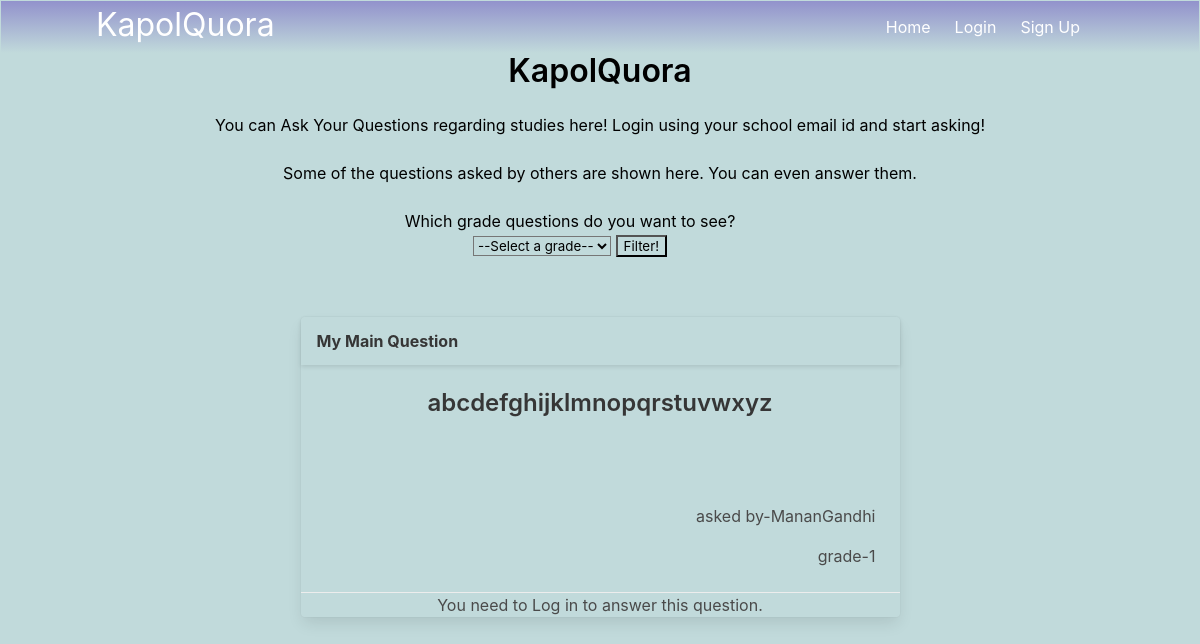
Before: / with the older database file.
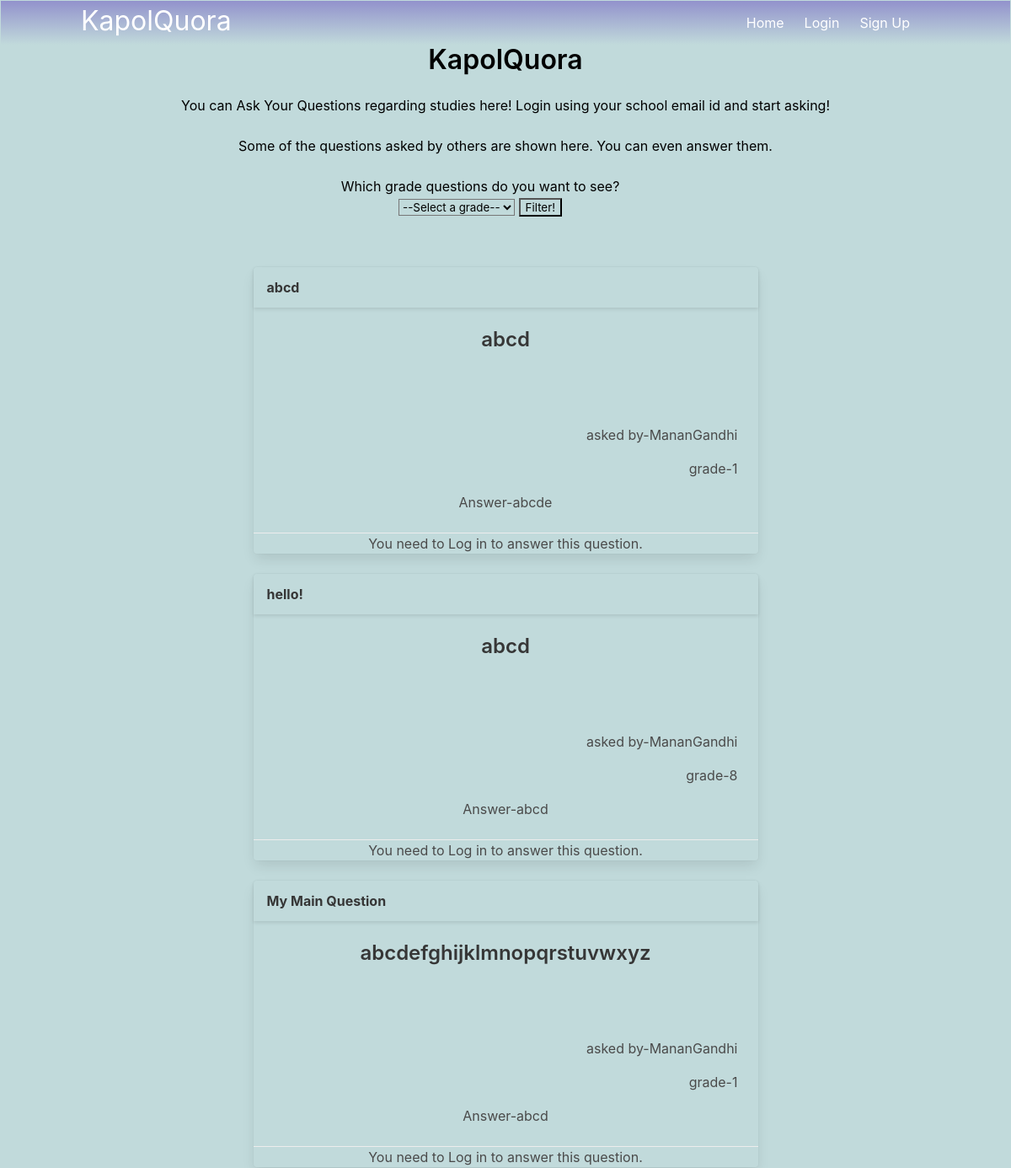
After: the same page with the newer database file.
### models.py (models this page shows)
class Questions(db.Model):
    sno=db.Column(db.Integer, primary_key=True)
    question=db.Column(db.String(1000))
    description=db.Column(db.String(100000))
    author=db.Column(db.String(1000))
    std=db.Column(db.Integer())
    answer=db.Column(db.String(100000))

### main.py (the view)
@main.route('/')
def index():
    return render_template('index.html', data=Questions.query.all()[::-1])

### templates/index.html (shortened to what this page needs)
{% extends "base.html" %}
{% block content %}
<div style="position:relative; top:0%; text-align: center;">
<h1 class="title" style="color:black">KapolQuora</h1>
<h2 style="color:black">You can Ask Your Questions regarding studies here! Login using your school email id and start asking!</h2><br>
<h5 style="color:black">Some of the questions asked by others are shown here. You can even answer them.</h5><br>
<form action="/" method="POST">
<div style="margin:auto; padding-right:5%; padding-bottom: 3%;">
  <p style="color:black">Which grade questions do you want to see?</p>
    <select id="std" name="std" style="background-color: transparent">
        <option disabled selected>--Select a grade--</option>
    </select>
    <input style="background-color: transparent;" type="submit" value="Filter!">
</div>
</form>
{% if data %}
{% for x in data %}
<br>
<div class="card" style="text-align: center; margin:auto; width: 50%; background-color: transparent;">
    <div class="card-header" style="align-content: center;">
      <p class="card-header-title" style="align-content: center;">
        {{x.question}}
      </p>
    </div>
    <div class="card-content">
      <div class="content">
            <h3>{{x.description}}</h3>
        <br><br><br>
            <p style="text-align:end">asked by-{{x.author}}</p>
            <p style="text-align:end">grade-{{x.std}}</p>
            {% if x.answer %}
              <p>Answer-{{x.answer}}</p>
            {% endif %}
      </div>
    </div>
    {% if current_user.is_authenticated and x.answer %}
    {% elif current_user.is_authenticated %}
    <footer class="card-footer" id="answers-area-{{x.sno}}"><button onclick="answer({{x.sno}})" class="card-footer-item" style="background-color: transparent;">Answer!</button><button onclick="report({{x.sno}})" class="card-footer-item" style="background-color: transparent;">Report</button></footer>
    {% else %}
    <footer class="card-footer"><p style="text-align: center; margin:auto;">You need to Log in to answer this question.</p></footer>
    {% endif %}
  </div>
</div>
{% endfor %}
{% else %}
    <h4 style="padding-top:10px">No questions are asked till now! Add one yourself.</h4>
{% endif %}
{% endblock %}

### templates/base.html (shortened to what this page needs)
<!DOCTYPE html>
<html>
<head>
    <link rel="stylesheet" href="https://cdnjs.cloudflare.com/ajax/libs/bulma/0.7.2/css/bulma.min.css" />
</head>
<body >
    <section class="hero is-primary is-fullheight" style="background-color: rgb(193, 218, 219); padding: 1px;">
        <div class="hero-head">
            <nav class="navbar" style="background-image: linear-gradient( rgb(146, 146, 204), rgb(193, 218, 219));">
                <div class="container">
                    <div class="navbar-brand">
                        <a class="navbar-brand" style="font-size:xx-large;" href="{{url_for('main.index')}}">KapolQuora</a>
                    </div>
                    <div id="navid" class="navbar-menu" style="background-color: transparent;">
                        <div class="navbar-end">
                            <a href="{{ url_for('main.index') }}" class="navbar-item">
                                Home
                            </a>
                            {% if not current_user.is_authenticated %}
                            <a href="{{ url_for('auth.login') }}" class="navbar-item">
                                Login
                            </a>
                            <a href="{{ url_for('auth.signup') }}" class="navbar-item">
                                Sign Up
                            </a>
                            {% endif %}
                        </div>
                    </div>
                </div>
            </nav>
            {% block content %}
            {% endblock %}
        </div>
    </section>
</body>
</html>

Changed rows visible on the page:
added Questions: question "abcd", description "abcd", author "MananGandhi", std "1", answer "abcde"
added Questions: question "hello!", description "abcd", author "MananGandhi", std "8", answer "abcd"
changed Questions "abcdefghijklmnopqrstuvwxyz": answer (not shown) → "abcd"
